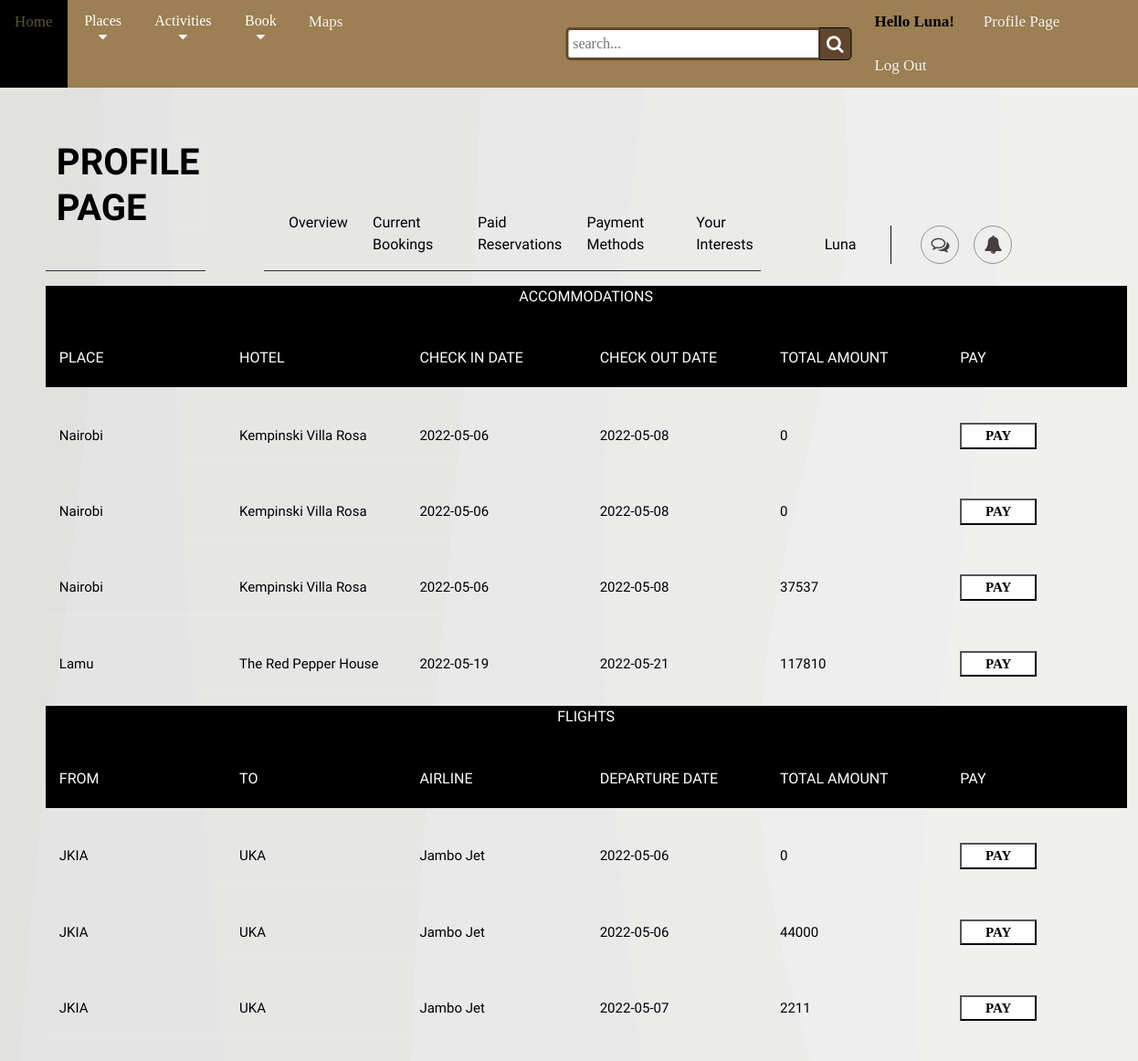
The page /bookings/view-bookings.php (signed in) on the database its author committed.
### tables this page shows
CREATE TABLE `accommodation` (
  `HotelId` int(11) NOT NULL,
  `Place` varchar(100) NOT NULL,
  `Hotel` varchar(100) NOT NULL,
  `CheckIn` date NOT NULL,
  `CheckOut` date NOT NULL,
  `Adults` int(10) NOT NULL,
  `Children` int(10) NOT NULL,
  `Infants` int(10) NOT NULL,
  `Price` int(11) NOT NULL,
  `FullName` varchar(100) NOT NULL,
  `PhoneNumber` varchar(100) NOT NULL,
  `Email` varchar(100) NOT NULL
);

CREATE TABLE `flights` (
  `FlightId` int(11) NOT NULL,
  `FromAirport` varchar(100) NOT NULL,
  `ToAirport` varchar(100) NOT NULL,
  `Airline` varchar(100) NOT NULL,
  `Seating` varchar(100) NOT NULL,
  `DepartureDate` date NOT NULL,
  `ReturnDate` date NOT NULL,
  `Fare` varchar(100) NOT NULL,
  `Tickets` int(11) NOT NULL,
  `Price` int(11) NOT NULL,
  `FullName` varchar(100) NOT NULL,
  `PhoneNumber` varchar(50) NOT NULL,
  `Email` varchar(50) NOT NULL
);

### bookings/view-bookings.php (the view, shortened to what this page needs)
<!DOCTYPE html>
<html lang="en">
<head>
    <link rel="stylesheet" href="https://cdnjs.cloudflare.com/ajax/libs/font-awesome/5.15.4/css/all.min.css" >
    <link rel="stylesheet" href="https://cdnjs.cloudflare.com/ajax/libs/font-awesome/4.7.0/css/solid/font-awesome.min.css">
    <link rel="stylesheet" href="https://cdnjs.cloudflare.com/ajax/libs/font-awesome/4.7.0/css/font-awesome.min.css">
    <link rel="stylesheet" href="../css/profile.css" type="text/css">
    <link rel="stylesheet" href="../css/search.css" type="text/css">
    <link rel="stylesheet" href="../css/home.css" type="text/css">
    <link rel="stylesheet" href="../css/view-bookings.css" type="text/css">
</head>
<body>
<div class="nav">
        <div class="left">
            <a href="../home.php">Home</a>
            <div class="places">
                <button class="dropbtn">Places
                  <i class="fa fa-caret-down"></i>
                </button>
            </div>
            <div class="activities">
                <button class="dropbtn">Activities
                  <i class="fa fa-caret-down"></i>
                </button>
            </div>
			<div class="places">
                <button class="dropbtn">Book
                  <i class="fa fa-caret-down"></i>
                </button>
            </div>
            <a href="../maps.php">Maps</a>
            <form action="../search.php" method="POST" rel="stylesheet" href="css\search.css" type="text/css">
            <div class="wrap">
            <div class="search">
                <input type="text" name="search" class="searchTerm" placeholder="search...">
                <button type="submit" name="submit-search" class="searchButton">
                <i class="fa fa-search"></i>
                </button>
            </div>
            </div>
            </form>
        </div>
    <div class="right">
    <?php
        if(isset($_SESSION["firstname"])){
            echo "<p>Hello " .$_SESSION["firstname"]. "!</p>";
            echo "<a href='../profile.php'>Profile Page</a>";
            echo "<a href='../includes/logout.inc.php'>Log Out</a>";
        }
        else{
            echo "<a href='../login.php'>Log in</a>";
            echo "<a href='../signup.php'>Create Account</a>";
        }
    ?>
    </div>
</div>
<div class="app">
	<header class="app-header">
		<div class="app-header-logo">
			<div class="logo">
				<h1 class="logo-title">
					<span>PROFILE PAGE</span>
				</h1>
			</div>
		</div>
		<div class="app-header-navigation">
			<div class="tabs">
      <a href="..\profile.php">
					Overview
				</a>
				<a href="view-bookings.php" >
					Current Bookings
				</a>
				<a href="past-bookings.php" >
        Paid Reservations
				</a>
				<a href="view-payments.php">
					Payment Methods
				</a>
				<a href="booking-reports.php">
        Your Interests
				</a>
			</div>
		</div>
		<div class="app-header-actions">
			<button class="user-profile">
			<div class="name">
            <?php
              echo "<p>" .$_SESSION["firstname"]."  ".$_SESSION["lastname"]."</p>";
            ?>
           </div>
			</button>
			<div class="app-header-actions-buttons">
				<button class="icon-button large">
					<i class="fa fa-fw fa-comments-o"></i>
				</button>
				<button class="icon-button large">
					<i class="fa fa-bell"></i>
				</button>
			</div>
		</div>
	</header>
<section>
      <div class='tbl-header'>
      <table cellpadding='0' cellspacing='0' border='0'>
          <thead>
          <p style="color:white;">ACCOMMODATIONS</p>
            <tr>
              <th>Place</th>
              <th>Hotel</th>
              <th>Check In Date</th>
              <th>Check Out Date</th>
              <th>Total Amount</th>
              <th>Pay</th>
            </tr>
          </thead>
        </table>
      </div>
     <?php
          require '../includes/dbh.inc.php';
          $emailuser = $_SESSION["email"];
          if(isset($_SESSION["firstname"])){
          $stmt = "SELECT * FROM tour_guide.accommodation WHERE accommodation.Email = '$emailuser';";
          $query_run = mysqli_query($conn,$stmt);
          if(mysqli_num_rows($query_run)>0){
            foreach($query_run as $row){
            $subtotal = $row['Price'] * $row['Adults'];
            echo "
              <table cellpadding='0' cellspacing='0' border='0'>
                    <td>" . $row['Place'] . "</td>
                    <td>" . $row['Hotel'] . "</td>
                    <td>" . $row['CheckIn'] . "</td>
                    <td>" . $row['CheckOut'] . "</td>
                    <td>".$subtotal."</td>
                    <td><button class='pay-button'><a href='view-payments.php?id=".$row['HotelId']."'>PAY</a></button></td>
              </table>";
        }
        }
      }
?>
    <div class='tbl-header'>
    <table cellpadding='0' cellspacing='0' border='0'>
        <thead>
        <p style="color:white;">FLIGHTS</p>
          <tr>
            <th>From</th>
            <th>To</th>
            <th>Airline</th>
            <th>Departure Date</th>
            <th>Total Amount</th>
            <th>Pay</th>
          </tr>
        </thead>
      </table>
    </div>
    <?php
          $emailuser = $_SESSION["email"];
          if(isset($_SESSION["firstname"])){
          $stmt = "SELECT * FROM tour_guide.flights WHERE flights.Email = '$emailuser';";
          $query_run = mysqli_query($conn,$stmt);
          if(mysqli_num_rows($query_run)>0){
            foreach($query_run as $row){
            $total = $row['Price'] * $row['Tickets'];
            echo"
              <table cellpadding='0' cellspacing='0' border='0'>
                <tbody>
              <tr>
                    <td>" . $row['FromAirport'] . "</td>
                    <td>" . $row['ToAirport'] . "</td>
                    <td>" . $row['Airline'] . "</td>
                    <td>" . $row['DepartureDate'] . "</td>
                    <td>".$total."</td>
                    <td><button class='pay-button'><a href='view-payments.php?id1=".$row['FlightId']."'>PAY</a></button></td>
                  </tr>
                </tbody>
              </table>";
            }
          }
  }
?>
</section>
		</div>
</body>
</html>

### css/profile.css (style rules this page uses)
.app { line-height: 1.5; min-height: 100vh; font-family: "Be Vietnam Pro", sans-serif; color: #0f0c0c; display: flex; padding-top: 3vw; padding-bottom: 3vw; justify-content: center; }
body { background-image: url(../project_images/profileback.png); background-repeat: no-repeat; }
button, select, input, textarea { font: inherit; }
a { color: inherit; }
.app { min-height: 80vh; width: 95%; max-width: 1600px; padding: 2vw 4vw 6vw; display: flex; flex-direction: column; }
.app-header { display: grid; grid-template-columns: minmax(-webkit-min-content, 175px) minmax(-webkit-max-content, 1fr) minmax(-webkit-max-content, 400px); grid-template-columns: minmax(min-content, 175px) minmax(max-content, 1fr) minmax(max-content, 400px); -moz-column-gap: 4rem; column-gap: 4rem; align-items: flex-end; }
.app-header-actions { display: flex; align-items: center; }
.app-header-actions-buttons { display: flex; border-left: 1px solid #0a0a0a; margin-left: 2rem; padding-left: 2rem; }
.app-header-actions-buttons>*+* { margin-left: 1rem; }
.name { color: black; display: inline-flex; }
.logo { display: flex; align-items: center; padding-bottom: 1rem; padding-top: 1rem; border-bottom: 1px solid #313131; }
.logo-title { display: flex; flex-direction: column; line-height: 1.25; margin-left: 0.75rem; }
.logo-title span { color: #000000; }
.tabs { display: flex; justify-content: space-between; color: black; border-bottom: 1px solid #313131; }
.tabs a { padding-top: 1rem; padding-bottom: 1rem; text-decoration: none; border-top: 2px solid transparent; display: inline-flex; transition: 0.25s ease; margin-left: 5%; }
.user-profile { display: flex; align-items: center; border: 0; background: transparent; cursor: pointer; color: #969593; transition: 0.25s ease; }
.icon-button { width: 32px; height: 32px; border-radius: 50%; border: 0; background-color: transparent; border: 1px solid #969593; color: #473f3f; display: flex; align-items: center; justify-content: center; cursor: pointer; transition: 0.25s ease; flex-shrink: 0; }
.icon-button.large { width: 42px; height: 42px; font-size: 1.25em; }
.icon-button i { transition: 0.25s ease; }

### css/search.css (style rules this page uses)
.search { width: 100%; position: relative; display: flex; align-items: center; margin-left: 580px; }
.searchTerm { width: 100%; border: 3px solid #61462f; border-right: none; padding: 5px; height: 20px; border-radius: 5px 0 0 5px; outline: none; color: #9DBFAF; }
.searchButton { width: 40px; height: 36px; border: 1px solid #000000; background: #61462f; text-align: center; color: #fff; border-radius: 0 5px 5px 0; cursor: pointer; font-size: 20px; }
.wrap { width: 80%; position: absolute; top: 50%; left: 50%; transform: translate(-50%, -50%); }
form::after { content: ""; clear: both; display: table; }

### css/home.css (style rules this page uses)
* { scroll-behavior: smooth; }
h1 { margin-top: 1rem; font-size: 250%; font-weight: bolder; backdrop-filter: blur(5px); font-stretch: ultra-expanded; align-self: flex-start; }
body { padding-bottom: 60em; background: #ffffff; margin: 0rem; width: 100%; height: 100%; margin: 0; padding: 0; transition: 0.2s; }
.nav { list-style-type: none; margin: 0; padding: 0; overflow: visible; background-color: rgb(156, 127, 82); position: relative; top: 0; display: flex; justify-content: flex-start; }
.left { list-style-type: none; margin: 0; padding: 0; overflow: visible; background-color: rgb(156, 127, 82); position: relative; top: 0; display: flex; justify-content: flex-start; }
.right { list-style-type: none; margin: 0; padding: 0; border: 0; overflow: visible; background-color: rgb(156, 127, 82); float: right; justify-content: flex-end; align-content: right; margin-left: 550px; }
.nav p { margin: 0; padding: 0; border: 0; float: left; border-right: 1px; display: block; color: black; font-weight: bolder; text-align: center; padding: 14px 16px; text-decoration: none; font-size: 17px; }
.nav a { float: left; border-right: 1px; display: block; color: #f2f2f2; text-align: center; padding: 14px 16px; text-decoration: none; font-size: 17px; }
.places { float: left; overflow: visible; }
.activities { float: left; overflow: visible; }
.places .dropbtn { font-size: 16px; border: none; outline: none; color: white; padding: 14px 16px; background-color: inherit; font-family: inherit; margin: 0; }
.activities .dropbtn { font-size: 16px; border: none; outline: none; color: white; padding: 14px 16px; background-color: inherit; font-family: inherit; margin: 0; }

### rows shown on the page
accommodation: Place "Nairobi", Hotel "Kempinski Villa Rosa", CheckIn "2022-05-06", CheckOut "2022-05-08", Price "0"
accommodation: Place "Nairobi", Hotel "Kempinski Villa Rosa", CheckIn "2022-05-06", CheckOut "2022-05-08", Price "0"
accommodation: Place "Nairobi", Hotel "Kempinski Villa Rosa", CheckIn "2022-05-06", CheckOut "2022-05-08", Price "37537"
accommodation: Place "Lamu", Hotel "The Red Pepper House", CheckIn "2022-05-19", CheckOut "2022-05-21", subtotal "117810"
flights: FromAirport "JKIA", ToAirport "UKA", Airline "Jambo Jet", DepartureDate "2022-05-06", Tickets "0"
flights: FromAirport "JKIA", ToAirport "UKA", Airline "Jambo Jet", DepartureDate "2022-05-06", total "44000"
flights: FromAirport "JKIA", ToAirport "UKA", Airline "Jambo Jet", DepartureDate "2022-05-07", Price "2211"

### other values the page prints
$_SESSION["firstname"] "Luna"
